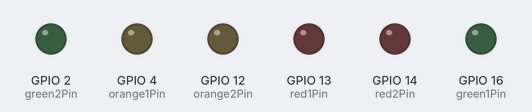
The sketch below on a simulated ESP8266 (NodeMCU). Shown: output pins drawn as LEDs (lit = HIGH). WiFi joins after 1.5 s; servers stay silent unless stated; uploads are accepted with an empty reply; what the sketch prints to the serial monitor is not drawn.

Above: at 2.7 s.
At 6.0 s:
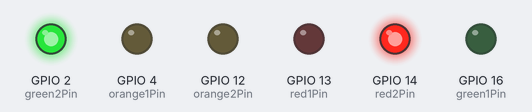
At 10.0 s:
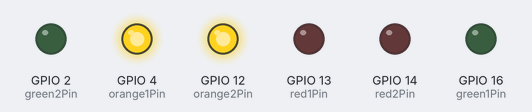
At 14.0 s:
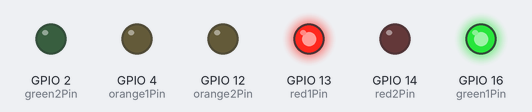
Timing chart, 0 to 17.1 s (numbered marks = the images above):
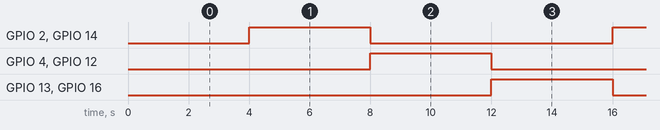

Measured:
- by itself, GPIO 2 (green2Pin), GPIO 4 (orange1Pin), GPIO 12 (orange2Pin), GPIO 13 (red1Pin), GPIO 14 (red2Pin), GPIO 16 (green1Pin): alternates HIGH for 4.0 s and LOW for 8.0 s
- by itself, everything shown: repeats every 12.0 s, in 3 steps

The sketch:

tese.ino
```cpp
#include <ArduinoJson.h>
#include <ESP8266WiFi.h>
#include <ESP8266WebServer.h>
#include <ESP8266HTTPClient.h>

const char *ssid = "CK";
const char *password = "0678606178";

ESP8266WebServer server(803);

const int green1Pin = 16;    // green1 (previously red1, now red1Pin)
const int orange1Pin = 4;    // orange1
const int red2Pin = 14;       // red2 (previously green2, now green2Pin)
const int green2Pin = 2;     // green2 (previously red2, now green1Pin)
const int red1Pin = 13;       // red1 (previously green1, now green2Pin)
const int orange2Pin = 12;    // orange2

int stopTraffic = 0;
int ledOrder[] = {green1Pin, red2Pin, orange1Pin};  // Updated LED order
int additionalPins[] = {red1Pin, green2Pin, orange2Pin};  // Corresponding additional pins

String trafficLightIds[] = {"light3", "light4"};
String trafficLightColors[] = {"green", "red", "orange"};
int index1;
int index2;
int indexTab[2] = {index1, index2};
volatile int currentLedIndex = 0;
unsigned long previousMillis = 0;
unsigned long previousClientMillis = 0;
const long interval = 4000;
const long clientHandlingInterval = 100;

void setup() {
  Serial.begin(115200);

  // Connect to Wi-Fi
  WiFi.begin(ssid, password);
  while (WiFi.status() != WL_CONNECTED) {
    delay(250);
    Serial.print(".");
  }
  Serial.println("");
  Serial.println("WiFi connected");
  Serial.println("IP address: " + WiFi.localIP().toString() + ", Port: 803");

  pinMode(red1Pin, OUTPUT);
  pinMode(orange1Pin, OUTPUT);
  pinMode(green2Pin, OUTPUT);
  pinMode(red2Pin, OUTPUT);
  pinMode(green1Pin, OUTPUT);
  pinMode(orange2Pin, OUTPUT);

  analogWrite(red1Pin, 0);
  analogWrite(orange1Pin, 0);
  analogWrite(green2Pin, 0);
  analogWrite(red2Pin, 0);
  analogWrite(green1Pin, 0);
  analogWrite(orange2Pin, 0);

  server.on("/change-sequence", HTTP_POST, handleChangeSequence);
  server.begin();
}

void loop() {
  server.handleClient();
  runTrafficLightSequence();
}

void runTrafficLightSequence() {
  unsigned long currentMillis = millis();

  if (stopTraffic == 1)
    return;

  if (currentMillis - previousMillis >= interval) {
    turnOffLed(ledOrder[currentLedIndex]);

    currentLedIndex = (currentLedIndex + 1) % 3;
    turnOnLed(ledOrder[currentLedIndex]);

    sendTrafficState();
    previousMillis = currentMillis;
  }

  if (currentMillis - previousClientMillis >= clientHandlingInterval) {
    server.handleClient();
    previousClientMillis = currentMillis;
  }
}

void handleChangeSequence() {
  stopTraffic = 1;
  String jsonString = server.arg("plain");

  Serial.print("Received JSON String: ");
  Serial.println(jsonString);

  DynamicJsonDocument doc(1024);
  deserializeJson(doc, jsonString);

  String lightColor = doc["color"];
  Serial.print("Received Light Color: ");
  Serial.println(lightColor);

  int selectedLedIndex = -1;
  for (int i = 0; i < 3; i++) {
    if (lightColor == "red" && ledOrder[i] == green1Pin) {
      selectedLedIndex = i;
      break;
    } else if (lightColor == "green" && ledOrder[i] == red2Pin) {
      selectedLedIndex = i;
      break;
    } else if (lightColor == "orange" && ledOrder[i] == orange1Pin) {
      selectedLedIndex = i;
      break;
    }
  }

  if (selectedLedIndex != -1) {
    currentLedIndex = selectedLedIndex;
  }

  // Turn off all LEDs initially
  analogWrite(red1Pin, 0);
  analogWrite(orange1Pin, 0);
  analogWrite(green2Pin, 0);
  analogWrite(red2Pin, 0);
  analogWrite(green1Pin, 0);
  analogWrite(orange2Pin, 0);

  stopTraffic = 0;
  turnOnLed(ledOrder[currentLedIndex]);
  previousMillis = millis();
}

void turnOnLed(int pin) {
  analogWrite(red1Pin, 0);
  analogWrite(orange1Pin, 0);
  analogWrite(green2Pin, 0);
  analogWrite(red2Pin, 0);
  analogWrite(green1Pin, 0);
  analogWrite(orange2Pin, 0);

  analogWrite(pin, 255);
  analogWrite(additionalPins[currentLedIndex], 255);
}

void turnOffLed(int pin) {
  analogWrite(pin, 0);
  analogWrite(additionalPins[currentLedIndex], 0);
}

void sendTrafficState() {
  WiFiClient client;
  String color[2] = {"", ""};

  if (ledOrder[currentLedIndex] == green1Pin) {
    color[0] = "green";
    color[1] = "red";
  } else if (ledOrder[currentLedIndex] == red2Pin) {
    color[0] = "red";
    color[1] = "green";
  } else if (ledOrder[currentLedIndex] == orange1Pin) {
    color[0] = "orange";
    color[1] = "orange";
  }

  for (int i = 0; i < 2; ++i) {
    String url = "http:// 192.168.201.254:5000/traffic/" + trafficLightIds[i] + "?color=" + color[i];

    HTTPClient http;
    http.begin(client, url);
    int httpResponseCode = http.PATCH("");

    Serial.print("HTTP Response code for ");
    Serial.print(trafficLightIds[i]);
    Serial.print(": ");
    Serial.println(httpResponseCode);
    Serial.println(url);

    http.end();
    delay(100);
  }
} 
```
